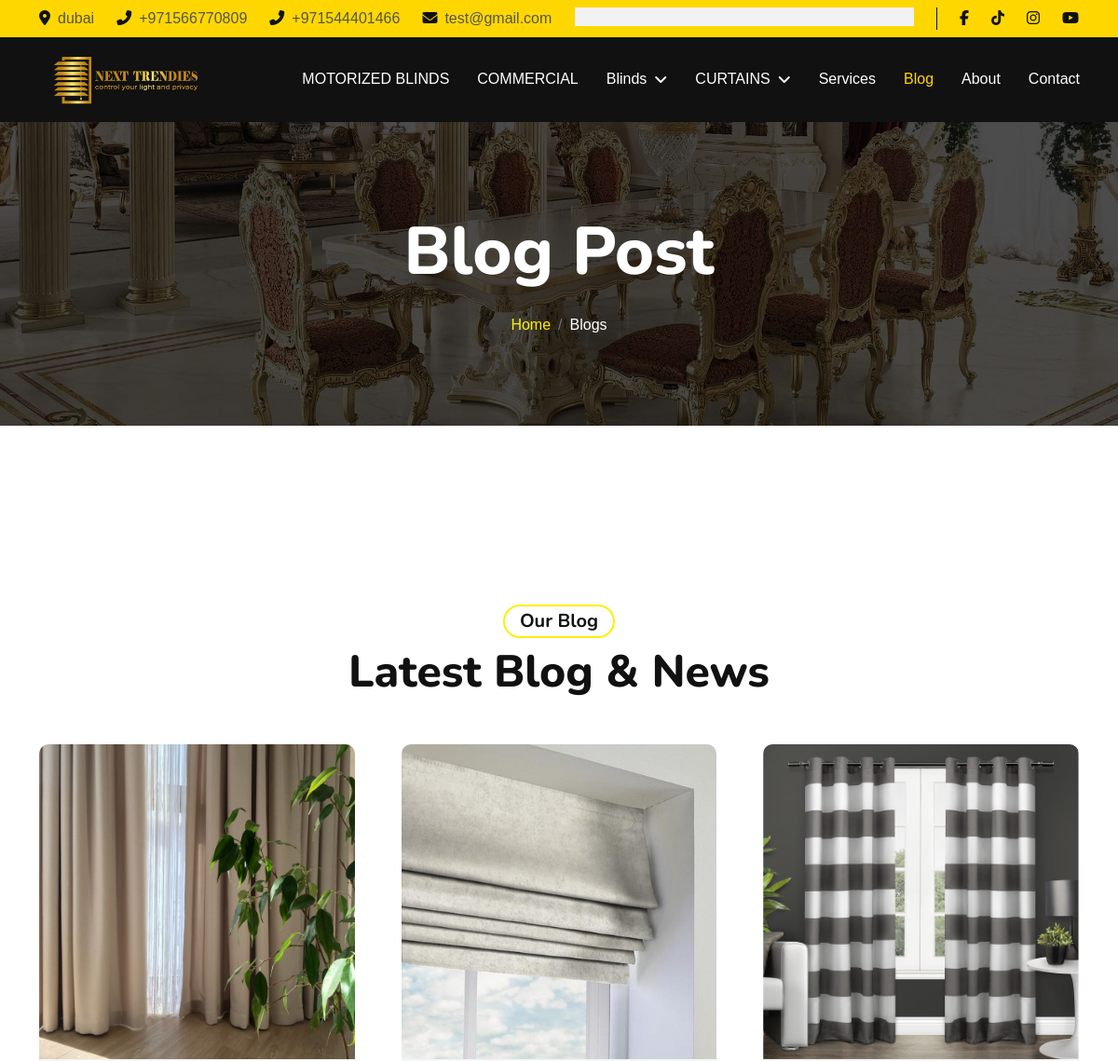
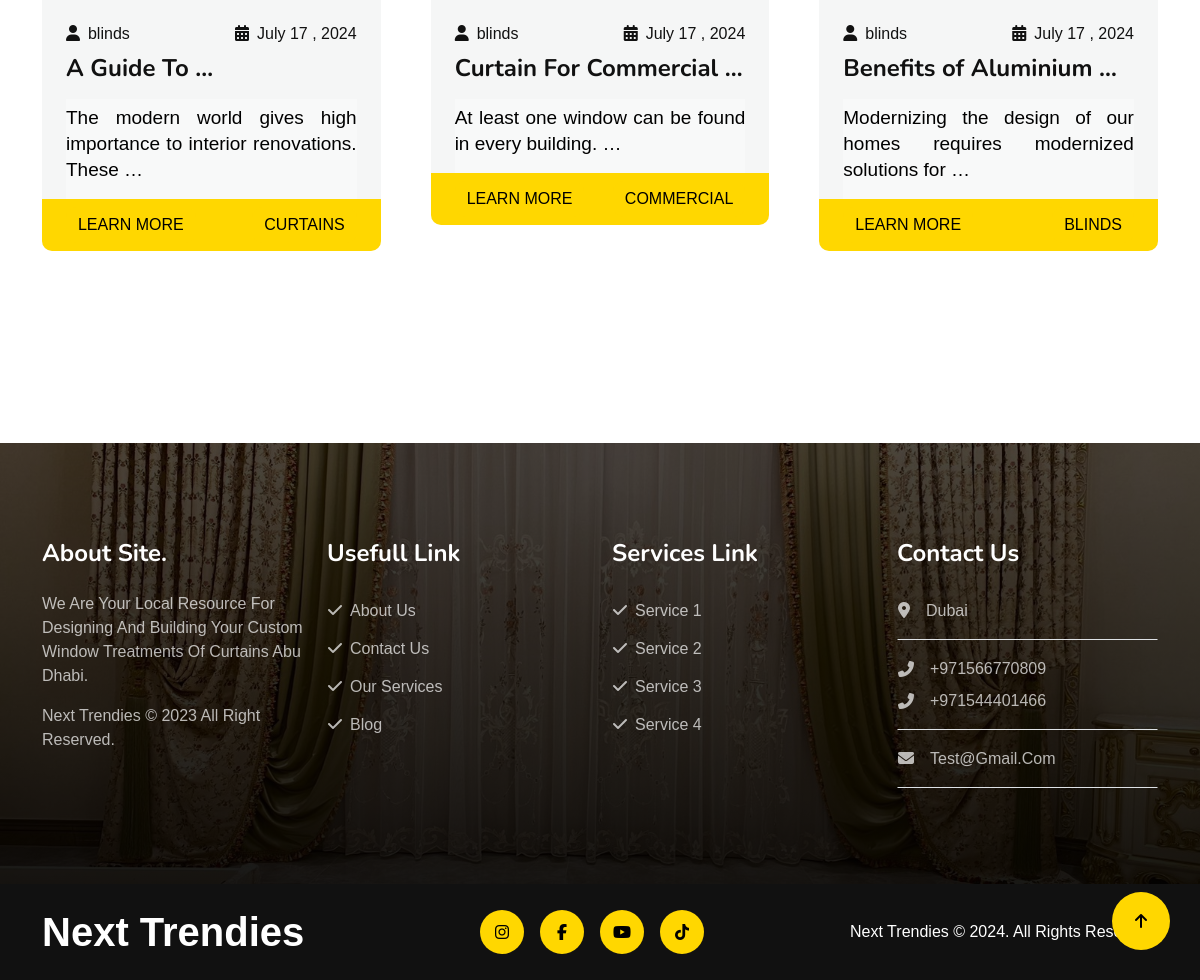
Screenshot of /blog/ with the database file from the repository (2 pictures, top to bottom).
### settings/models.py (models this page shows, shortened)
class Settings(models.Model):
    site_name = models.CharField( max_length=50)
    logo = models.ImageField( upload_to='setting/')
    phone1 = models.CharField( max_length=30)
    phone2 = models.CharField( max_length=30 , blank=True , null=True)
    email1 = models.EmailField( max_length=254)
    email2 = models.EmailField( max_length=254 ,blank=True , null=True)
    description = models.TextField(max_length=1000)
    fb_link = models.URLField( max_length=200)
    tiktok_link = models.URLField( max_length=200)
    instagram_link = models.URLField( max_length=200)
    youtube_link = models.URLField( max_length=200)
    address = models.CharField( max_length=50)
    views = models.PositiveIntegerField(default=0)
    class Meta:
        verbose_name = ("Info")
        verbose_name_plural = ("Info")

### blog/models.py (models this page shows, shortened)
class Post(models.Model):
    auther = models.ForeignKey(User, related_name="post_auther",verbose_name=_('auther'), on_delete=models.CASCADE)
    title = models.CharField(max_length=100,verbose_name=_('title'),unique=True)
    tags = TaggableManager(_("tags"))
    image = models.ImageField(_("image"),upload_to='post/')
    created_at = models.DateTimeField( _("created_at"),default=timezone.now)
    description = models.TextField(_("description"),max_length=100000)
    category = models.ForeignKey('Category',related_name='post_category',verbose_name=_('category'),on_delete=models.CASCADE)
    slug = models.SlugField(_("slug"),null=True,blank=True)
    views = models.PositiveIntegerField(default=0)
    class Meta:
        verbose_name = ("Blogs")
        verbose_name_plural = ("Blogs")
    def __str__(self):
        return self.title
    def get_absolute_url(self):
        return reverse("post_detail", kwargs={"slug": self.slug})

class Category(models.Model):
    name = models.CharField(max_length=60,unique=True)
    class Meta:
        verbose_name = ("Categories")
        verbose_name_plural = ("Categories")
    def __str__(self):
        return self.name

### blog/views.py (the view)
# urls.py: path('' , views.PostList.as_view() , name='post_list'),
class PostList(ListView):
    model = Post
    def get_queryset(self) :
        name = self.request.GET.get('q','')
        object_list = Post.objects.filter(
            Q(title__icontains = name) |
            Q(description__icontains = name)
        ).distinct()
        return object_list

### blog/templates/blog/post_list.html (shortened to what this page needs)
{% extends "base.html" %}
{% load static %}
{% block body %}
        <div class="container-fluid page-header py-5">
            <div class="container text-center py-5">
                <h1 class="display-2 text-white mb-4 animated slideInDown">Blog Post</h1>
                <nav aria-label="breadcrumb">
                    <ol class="breadcrumb justify-content-center mb-0 animated slideInDown">
                        <li class="breadcrumb-item"><a href="/">Home</a></li>
                        <li class="breadcrumb-item text-white" aria-current="page">Blogs</li>
                    </ol>
                </nav>
            </div>
        </div>
        <div class="container-fluid py-5">
            <div class="container py-5">
                <div class="text-center mb-5 wow fadeInUp" data-wow-delay=".3s">
                    <h5 class="mb-2 px-3 py-1 text-dark rounded-pill d-inline-block border border-2 border-primary">Our Blog</h5>
                    <h1 class="display-5">Latest Blog & News</h1>
                </div>
                <div class="owl-carousel blog-carousel wow fadeInUp" data-wow-delay=".5s">
                    {% for blog in object_list %}
                    <div class="blog-item">
                        <img src="{{blog.image.url}}" class="img-fluid w-100 rounded-top" alt="">
                         <div class="rounded-bottom bg-light">
                            <div class="d-flex justify-content-between p-4 pb-2">
                                <span class="pe-2 text-dark"><i class="fa fa-user me-2"></i>{{blog.auther}}</span>
                                <span class="text-dark"><i class="fas fa-calendar-alt me-2"></i>{{blog.created_at|date:'F j , Y'}}</span>
                            </div>
                            <div class="px-4 pb-0">
                                <h4>{{blog|truncatewords:3}}</h4>
                                <p>{{blog.description|safe|truncatewords:35}}</p>
                            </div>
                            <div class="p-4 py-2 d-flex justify-content-between bg-primary rounded-bottom blog-btn">
                                <a href="{{blog.get_absolute_url}}" type="button" class="btn btn-primary border-0">Learn More</a>
                                <a href="{% url 'post_by_category' blog.category %}" type="button" class="btn btn-primary border-0">{{blog.category}}</a>
                            </div>
                        </div>
                    </div>
                    {% endfor %}
                </div>
            </div>
        </div>
{% endblock %}

### templates/base.html (shortened to what this page needs)
{% load static %}
<!DOCTYPE html>
<html lang="en">
<head>
    <link rel="stylesheet" href="https://use.fontawesome.com/releases/v5.15.4/css/all.css" />
    <link href="https://cdnjs.cloudflare.com/ajax/libs/font-awesome/5.10.0/css/all.min.css" rel="stylesheet">
    <link href="https://cdn.jsdelivr.net/npm/bootstrap-icons@1.4.1/font/bootstrap-icons.css" rel="stylesheet">
    <link href="{% static 'lib/animate/animate.min.css'%}" rel="stylesheet">
    <link href="{% static 'lib/owlcarousel/assets/owl.carousel.min.css'%}" rel="stylesheet">
    <link href="{% static 'css/bootstrap.min.css'%}" rel="stylesheet">
    <link href="{% static 'css/all.min.css'%}" rel="stylesheet">
    <link href="{% static 'css/style.css'%}" rel="stylesheet">
</head>
<body>
    <div class="container-fluid topbar-top bg-primary">
        <div class="container">
            <div class="d-flex justify-content-between topbar py-2">
                <div class="d-flex align-items-center flex-shrink-0 topbar-info">
                    <a href="#" class="me-4 text-secondary"><i
                            class="fas fa-map-marker-alt me-2 text-dark"></i>{{myfooter.address}}</a>
                    <a href="#" class="me-4 text-secondary"><i
                            class="fas fa-phone-alt me-2 text-dark"></i>{{myfooter.phone1}}</a>
                    <a href="#" class="me-4 text-secondary"><i
                            class="fas fa-phone-alt me-2 text-dark"></i>{{myfooter.phone2}}</a>
                    <a href="#" class="text-secondary"><i
                            class="fas fa-envelope me-2 text-dark"></i>{{myfooter.email1}}</a>
                </div>
                <div class="text-end pe-4 me-4 border-end border-dark search-btn">
                    <div class="search-form">
                    </div>
                </div>
                <div class="d-flex align-items-center justify-content-center topbar-icon">
                    <a href="{{myfooter.fb_link}}" class="me-4"><i class="fab fa-facebook-f text-dark"></i></a>
                    <a href="{{myfooter.tiktok_link}}" class="me-4"><i class="fa-brands fa-tiktok text-dark"></i></a>
                    <a href="{{myfooter.instagram_link}}" class="me-4"><i class="fab fa-instagram text-dark"></i></a>
                    <a href="{{myfooter.youtube_link}}" class=""><i class="fa-brands fa-youtube text-dark"></i></a>
                </div>
            </div>
        </div>
    </div>
    <div class="container-fluid bg-dark">
        <div class="container">
            <nav class="navbar navbar-dark navbar-expand-lg py-lg-0">
                <a href="/" class="navbar-brand">
                    <img class="logo-style" src="{{myfooter.logo.url}}">
                </a>
                <div class="collapse navbar-collapse me-n3" id="navbarCollapse">
                    <div class="navbar-nav ms-auto">
                        <a href="{% url 'motorizedblinds'%}"
                            class="nav-item nav-link {% if request.path == '/products/motorizedblind/' %}active{% endif %} ">MOTORIZED
                            BLINDS</a>
                        <a href="{% url 'commercial_list'%}"
                            class="nav-item nav-link {% if request.path == '/products/commercial/' %}active{% endif %} ">COMMERCIAL</a>
                        <div class="nav-item dropdown">
                            <a href="{% url 'blinds_list'%}"
                                class="nav-link {% if request.path == '/products/blinds/' %}active{% endif %} dropdown-toggle"
                                data-bs-toggle="dropdown">Blinds</a>
                        </div>
                        <div class="nav-item dropdown">
                            <a href="{% url 'curtains_list'%}"
                                class="nav-link {% if request.path == '/products/curtains/' %}active{% endif %} dropdown-toggle"
                                data-bs-toggle="dropdown">CURTAINS</a>
                        </div>
                        <a href="{% url 'services'%}"
                            class="nav-item nav-link {% if request.path == '/services/' %}active{% endif %}">Services</a>
                        <a href="{% url 'post_list'%}"
                            class="nav-item nav-link {% if request.path == '/blog/' %}active{% endif %}">Blog</a>
                        <a href="{% url 'about'%}"
                            class="nav-item nav-link {% if request.path == '/about/' %}active{% endif %}">About</a>
                        <a href="{% url 'contact'%}"
                            class="nav-item nav-link {% if request.path == '/contact/' %}active{% endif %}">Contact</a>
                    </div>
                </div>
            </nav>
        </div>
    </div>
    {% block body %}
    {% endblock body %}
    <div class="container-fluid footer py-5 wow fadeIn" data-wow-delay=".3s">
        <div class="container py-5">
            <div class="row g-4 footer-inner">
                <div class="col-lg-3 col-md-6">
                    <div class="footer-item">
                        <h4 class="text-white fw-bold mb-4">About Site.</h4>
                        <p>{{myfooter.description}}</p>
                        <p class="mb-0"><a class="" href="/">{{myfooter.site_name}} </a> &copy; 2023 All Right Reserved.</p>
                    </div>
                </div>
                <div class="col-lg-3 col-md-6">
                    <div class="footer-item">
                        <h4 class="text-white fw-bold mb-4">Usefull Link</h4>
                        <div class="d-flex flex-column align-items-start">
                            <a class="btn btn-link ps-0" href="{% url 'about'%}"><i class="fa fa-check me-2"></i>About Us</a>
                            <a class="btn btn-link ps-0" href="{% url 'contact'%}"><i class="fa fa-check me-2"></i>Contact Us</a>
                            <a class="btn btn-link ps-0" href="{% url 'services'%}"><i class="fa fa-check me-2"></i>Our Services</a>
                            <a class="btn btn-link ps-0" href=""><i class="fa fa-check me-2"></i>Blog</a>
                        </div>
                    </div>
                </div>
                <div class="col-lg-3 col-md-6">
                    <div class="footer-item">
                        <h4 class="text-white fw-bold mb-4">Services Link</h4>
                        <div class="d-flex flex-column align-items-start">
                            <a class="btn btn-link ps-0" href=""><i class="fa fa-check me-2"></i>Service 1</a>
                            <a class="btn btn-link ps-0" href=""><i class="fa fa-check me-2"></i>Service 2</a>
                            <a class="btn btn-link ps-0" href=""><i class="fa fa-check me-2"></i>Service 3</a>
                            <a class="btn btn-link ps-0" href=""><i class="fa fa-check me-2"></i>Service 4</a>
                        </div>
                    </div>
                </div>
                <div class="col-lg-3 col-md-6">
                    <div class="footer-item">
                        <h4 class="text-white fw-bold mb-4">Contact Us</h4>
                        <a href="" class="btn btn-link w-100 text-start ps-0 pb-3 border-bottom rounded-0"><i
                                class="fa fa-map-marker-alt me-3"></i>{{myfooter.address}}</a>
                        <a href="" class="btn btn-link w-100 text-start ps-0 py-3 border-bottom rounded-0">
                            <div class="d-flex flex-column">
                                <div class="d-flex align-items-center mb-2">
                                    <i class="fa fa-phone-alt me-3"></i>{{ myfooter.phone1 }}
                                </div>
                                <div class="d-flex align-items-center">
                                    <i class="fa fa-phone-alt me-3"></i>{{ myfooter.phone2 }}
                                </div>
                            </div>
                        </a>
                        <a href="" class="btn btn-link w-100 text-start ps-0 py-3 border-bottom rounded-0"><i
                                class="fa fa-envelope me-3"></i>{{myfooter.email1}}</a>
                    </div>
                </div>
            </div>
        </div>
    </div>
    <div class="container-fluid copyright bg-dark py-4">
        <div class="container">
            <div class="row">
                <div class="col-md-4 text-center text-md-start mb-3 mb-md-0">
                    <a href="/" class="text-primary mb-0 display-6"><span
                            class="text-white">{{myfooter.site_name}}</span></a>
                </div>
                <div class="col-md-4 copyright-btn text-center text-md-start mb-3 mb-md-0 flex-shrink-0">
                    <a class="btn btn-primary rounded-circle me-3 copyright-icon" href="{{myfooter.instagram_link}}"><i
                            class="fab fa-instagram"></i></a>
                    <a class="btn btn-primary rounded-circle me-3 copyright-icon" href="{{myfooter.fb_link}}"><i
                            class="fab fa-facebook-f"></i></a>
                    <a class="btn btn-primary rounded-circle me-3 copyright-icon" href="{{myfooter.youtube_link}}"><i
                            class="fab fa-youtube"></i></a>
                    <a class="btn btn-primary rounded-circle me-3 copyright-icon" href="{{myfooter.tiktok_link}}"><i
                            class="fab fa-tiktok"></i></a>
                </div>
                <div class="col-md-4 my-auto text-center text-md-end text-white">
                    {{myfooter.site_name}} © 2024. All Rights Reserved.
                </div>
            </div>
        </div>
    </div>
    <a href="#" class="btn btn-primary rounded-circle border-3 back-to-top"><i class="fa fa-arrow-up"></i></a>
</body>
</html>

### rows the page displays
Settings: address "dubai", phone1 "+971566770809", phone2 "+971544401466", email1 "test@gmail.com", logo (picture), description "We Are Your Local Resource For Designing And Building Your Custom Window Treatments Of Curtains Abu Dhabi.", site_name "Next Trendies", address "Dubai", email1 "Test@gmail.com"
Post: image (picture), auther "blinds", created_at "July 17 , 2024", title "A Guide To …", description "The modern world gives high importance to interior renovations. These …", category "CURTAINS"
Post: image (picture), auther "blinds", created_at "July 17 , 2024", title "Curtain For Commercial …", description "At least one window can be found in every building. …", category "COMMERCIAL"
Post: image (picture), auther "blinds", created_at "July 17 , 2024", title "Benefits of Aluminium …", description "Modernizing the design of our homes requires modernized solutions for …", category "BLINDS"
